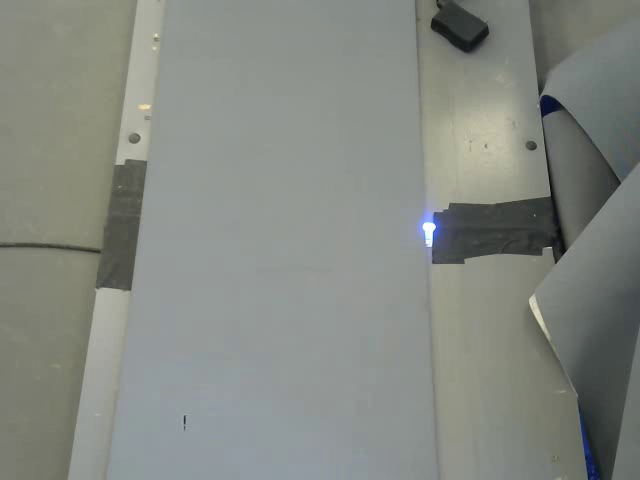
#> input picture frame 2 of Belt-system-final/belt.mp4, 640 x 480 px, given in place of the camera
$ python edge-detection.py   (older library calls are emulated)
#> lines starting #> are read from the running program, lines starting #| are printed output that depends on the picture; after the words box and inside, x2 and y2 are one past the last pixel; in counts of white or black regions, pixels touching at a corner belong together
import cv2
import numpy as np
import os
import time

#Part 1: Taking the video
def calc_cycle_length(speed, length):
    return length/speed * 5280 / 3600

if __name__ == "__main__":
    speed = float(input("Enter the speed of the belt in mph: "))
#> the answer given: 3
    length = float(input("Enter the length of the belt in feet: "))
#> the answer given: 3

    cycle_length = calc_cycle_length(speed, length)
    print("The cycle length is", cycle_length, "seconds")

    cap = cv2.VideoCapture(0)

    fourcc = cv2.VideoWriter_fourcc(*'mp4v')
    out = cv2.VideoWriter('belt.mp4',fourcc, 20.0, (640,480))

    recording_time = cycle_length
    start_time = time.time()
    while(cap.isOpened() and time.time() - start_time < recording_time):
        ret, frame = cap.read()
#> frame is the input picture: shape (480, 640, 3); mean B, G, R 129.7, 136.3, 132.1
        if ret==True:
            out.write(frame)

            cv2.imshow('frame',frame)
            if cv2.waitKey(1) & 0xFF == ord('q'):
#> (key q is pressed here)
                break
        else:
            break

    cap.release()
    out.release()
    cv2.destroyAllWindows()

# Part 2: Extracting frames from the video

# Load the video file
cap = cv2.VideoCapture('belt.mp4')

# Get the number of frames
total_frames = int(cap.get(cv2.CAP_PROP_FRAME_COUNT))

# Limit the number of frames to 300
total_frames = min(total_frames, 300)

# Create a folder to store the extracted frames
if not os.path.exists('Frame'):
    os.makedirs('Frame')

# Extract each frame and save it as an image
for frame_num in range(total_frames):
    ret, frame = cap.read()
    if ret:
        cv2.imwrite(f'Frame/frame_{frame_num}.jpg', frame)
    else:
        break

# Release the VideoCapture object
cap.release()

# Part 3: Masking the image

# Define the size of the mask
mask_size = 300

# Get the list of all the images in the folder
folder = 'Frame'
images = [f for f in os.listdir(folder) if f.endswith('.jpg')]

for image_name in images:
    # Load the image
    frame = cv2.imread(os.path.join(folder, image_name))

    # Get the height and width of the image
    height, width = frame.shape[:2]
#> height = 480; width = 640

    # Calculate the top-left and bottom-right coordinates of the mask
    x1 = (width - mask_size) // 2
#> x1 = 170
    y1 = (height - mask_size) // 2
#> y1 = 90
    x2 = x1 + mask_size
#> x2 = 470
    y2 = y1 + mask_size
#> y2 = 390

    # Create a black image with the same size as the frame
    mask = np.zeros((height, width, 3), np.uint8)

    # Draw a white rectangle on the mask to cover everything outside of the middle square
    cv2.rectangle(mask, (0, 0), (width, y1), (255, 255, 255), -1)
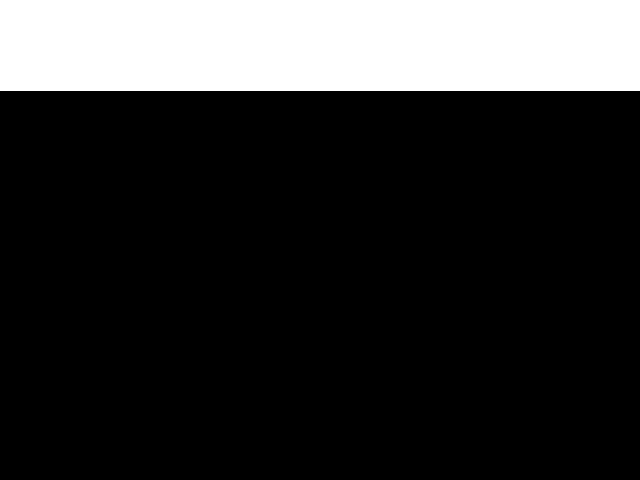
#> mask: shape (480, 640, 3); 19% white; 1 white region, box (x1, y1, x2, y2) and area: (0, 0, 640, 91) 58240
    cv2.rectangle(mask, (0, y2), (width, height), (255, 255, 255), -1)
    cv2.rectangle(mask, (0, y1), (x1, y2), (255, 255, 255), -1)
    cv2.rectangle(mask, (x2, y1), (width, y2), (255, 255, 255), -1)
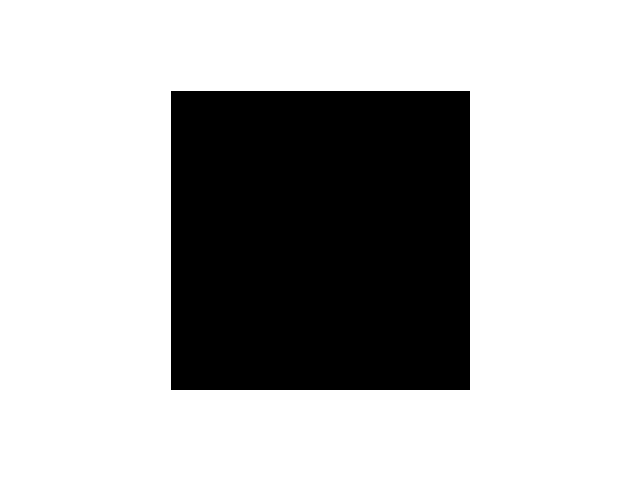
#> mask: shape (480, 640, 3); 70.9% white; 1 black region, box (x1, y1, x2, y2) and area: (171, 91, 470, 390) 89401

    # Invert the mask to make it clear
    mask = cv2.bitwise_not(mask)

    # Apply the mask to the frame
    result = cv2.bitwise_and(frame, mask)
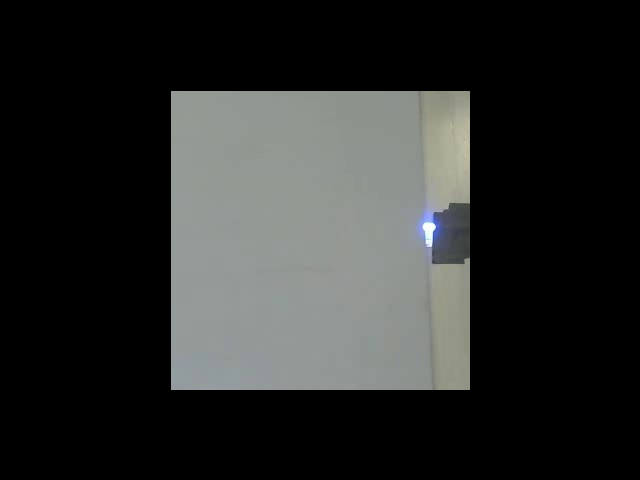
#> result: shape (480, 640, 3); mean B, G, R 42.6, 43.8, 42.4

    # Save the masked image
    cv2.imwrite(os.path.join(folder, image_name), result)

# Part 4: Detecting the vertical length of the gray belt

# Create a list to store the sum of white pixels in each contour
pixel_sums = []

# Loop over all images in the folder "Frame"
frame_counter = 0
for filename in os.listdir("Frame"):
    # Load the image
    img = cv2.imread(os.path.join("Frame", filename))

    # Convert to graycsale
    img_gray = cv2.cvtColor(img, cv2.COLOR_BGR2GRAY)
    # Blur the image for better edge detection
    img_blur = cv2.GaussianBlur(img_gray, (3,3), 0)

    # Sobel Edge Detection
    sobely = cv2.Sobel(src=img_blur, ddepth=cv2.CV_64F, dx=0, dy=1, ksize=1) # Sobel Edge Detection on the Y axis
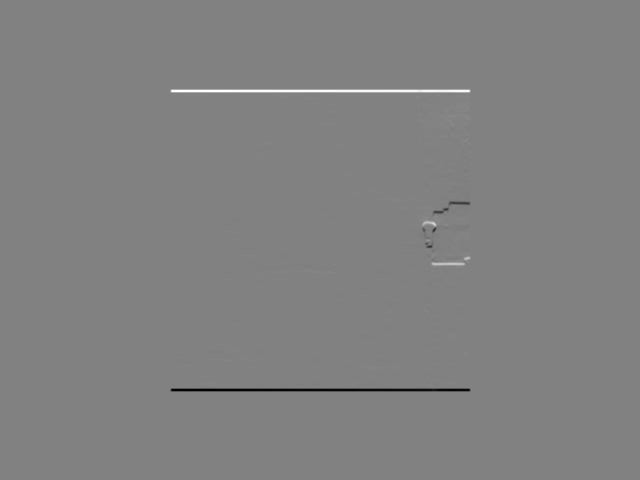
#> sobely: shape (480, 640) float64; min -117, max 113, mean 0; drawn with min black and max white
    # Display Sobel Edge Detection Images
    cv2.waitKey(0)

    # Canny Edge Detection
    edges = cv2.Canny(image=img_blur, threshold1=25, threshold2=35) # Canny Edge Detection
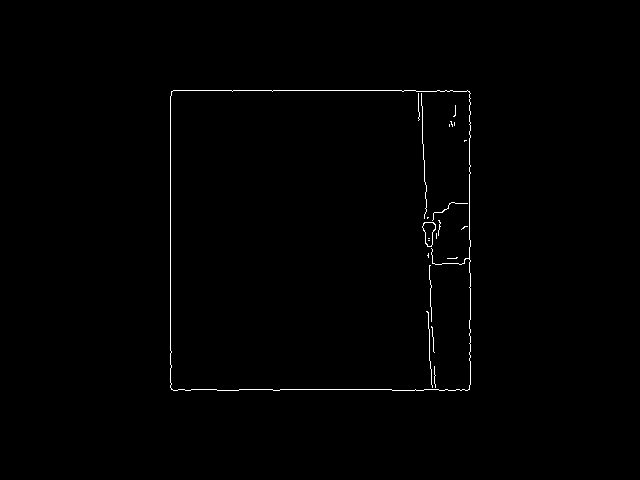
#> edges: shape (480, 640); 0.59% white in thin lines or dots, all inside (x1, y1, x2, y2) = (170, 90, 471, 391)
    # Display Canny Edge Detection Image

    cv2.imshow('Canny Edge Detection', edges)
    cv2.waitKey(0)

cv2.destroyAllWindows()

# Part 5: Calculating the pixels of the lines

# Create a list to store the sum of white pixels in each contour
pixel_sums = []

# Loop over all images in the folder "Frame"
frame_counter = 0
for filename in os.listdir("Frame"):
    # Load the image
    img = cv2.imread(os.path.join("Frame", filename))

    # Convert to graycsale
    img_gray = cv2.cvtColor(img, cv2.COLOR_BGR2GRAY)
    # Blur the image for better edge detection
    img_blur = cv2.GaussianBlur(img_gray, (3,3), 0)

    # Sobel Edge Detection
    sobely = cv2.Sobel(src=img_blur, ddepth=cv2.CV_64F, dx=0, dy=1, ksize=1) # Sobel Edge Detection on the Y axis
    # Display Sobel Edge Detection Images
    cv2.waitKey(0)

    # Canny Edge Detection
    edges = cv2.Canny(image=img_blur, threshold1=25, threshold2=35) # Canny Edge Detection

    # Display Canny Edge Detection Image
    cv2.imshow('Canny Edge Detection', edges)
    cv2.waitKey(0)

    # Find the contours in the image
    contours, hierarchy = cv2.findContours(edges, cv2.RETR_EXTERNAL, cv2.CHAIN_APPROX_SIMPLE)
#> contours = 1 contour; box (x1, y1, x2, y2) and area: (170, 90, 471, 391) 89552
    # Create a black image with the same size as the frame
    mask = np.zeros((img.shape[0], img.shape[1], 3), np.uint8)

    # Loop over all contours
    for contour in contours:
        # Get the bounding box of the contour
        x, y, w, h = cv2.boundingRect(contour)

        # Check if the contour is a line
        if w > 10 and h < 10:
            # Draw the contour on the mask
            cv2.drawContours(mask, [contour], -1, (255, 255, 255), -1)
#> this loop made 1 pass
#> (x, y, w, h) on pass 1: (170, 90, 301, 301)
#> mask: shape (480, 640, 3); every value is 0

    # Convert the mask to grayscale
    mask_gray = cv2.cvtColor(mask, cv2.COLOR_BGR2GRAY)
#> mask_gray: shape (480, 640); every value is 0
    # Calculate the sum of white pixels in the mask
    pixel_sum = np.sum(mask_gray == 255)
#> pixel_sum = 0
    # Add the sum to the list
    pixel_sums.append(pixel_sum)

    # Save the masked image
    cv2.imwrite(os.path.join("Frame", filename), mask)

    # Display the masked image
    cv2.imshow('Mask', mask)
    cv2.waitKey(0)

    # Increment the frame counter
    frame_counter += 1


# Close all windows
cv2.destroyAllWindows()

$ run again, starting later in the video
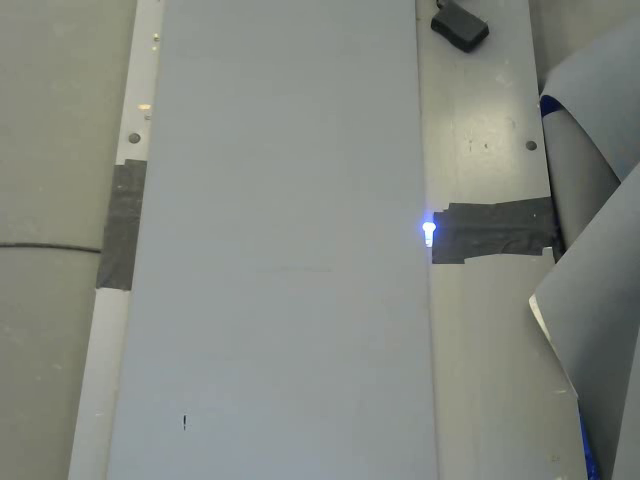
#> input picture frame 20 of Belt-system-final/belt.mp4, 640 x 480 px, given in place of the camera
#> frame is the input picture: shape (480, 640, 3); mean B, G, R 129.3, 136.4, 132.1
#> `edges = cv2.Canny(image=img_blur, threshold1=25, threshold2=35)`:
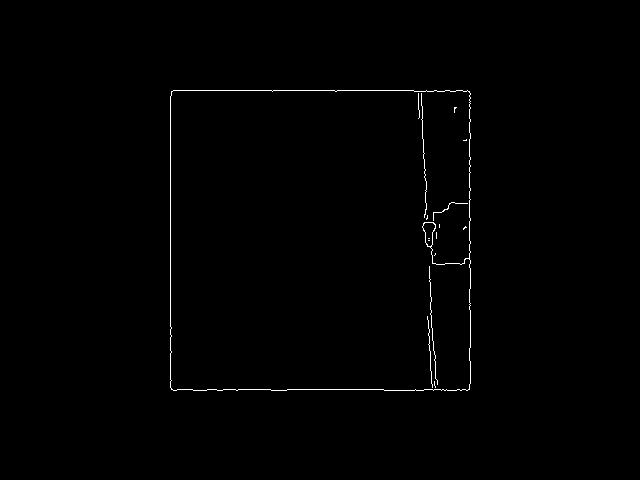
#> edges: shape (480, 640); 0.57% white in thin lines or dots, all inside (x1, y1, x2, y2) = (170, 90, 471, 391)
#> contours = 1 contour; box (x1, y1, x2, y2) and area: (170, 90, 471, 391) 89566
#> the loop `for contour in contours:` made 1 pass
#> (x, y, w, h) on pass 1: (170, 90, 301, 301)
#> mask_gray: shape (480, 640); every value is 0
#> pixel_sum = 0
